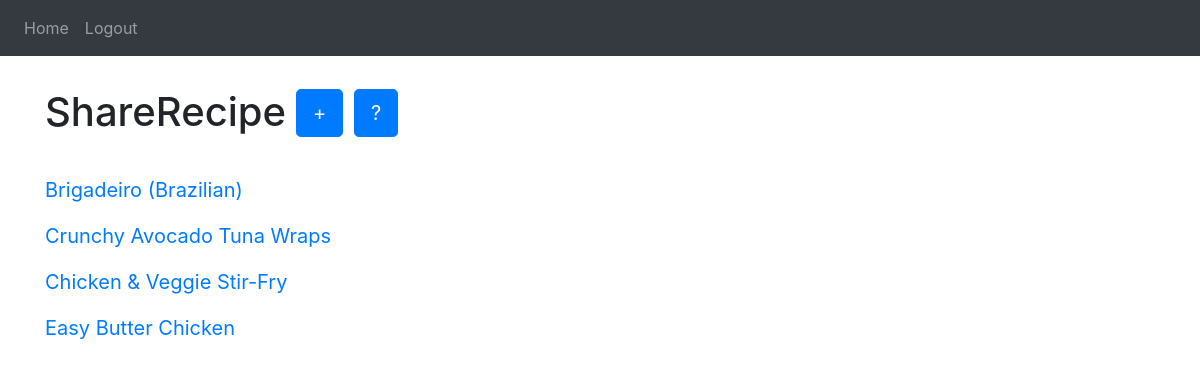
Screenshot of / (signed in) with the database file from the repository.
### website/models.py (models this page shows, shortened)
class Recipe(db.Model):
    id = db.Column(db.Integer, primary_key=True)  # unique identifier for the recipe
    instructions = db.Column(db.String(1000))    # instructions for cooking the recipe
    ingredients = db.Column(db.String(1000))     # ingredients required for the recipe
    title = db.Column(db.String(30))             # title of the recipe
    category = db.Column(db.String(30))          # category of the recipe
    user_id = db.Column(db.Integer, db.ForeignKey('user.id'), nullable=False) # foreign key to the User table
    author = db.relationship('User', backref=db.backref('my_recipes', lazy=True)) # relationship with the User class
    user = db.relationship('User', backref='recipes') # relationship with the User class

### website/views.py (the view)
@views.route('/')
@login_required
def home():
    recipes = Recipe.query.all()
    return render_template("home.html", user=current_user, recipes=recipes)

### website/__init__.py (called while the page is built)
def create_app():
    app = Flask(__name__)
    app.config["SECRET_KEY"] = 'andreivince'
    app.config["SQLALCHEMY_DATABASE_URI"] = f'sqlite:///{DB_NAME}'
    db.init_app(app)
    from .views import views
    from .auth import auth
    app.register_blueprint(views, url_prefix='/')
    app.register_blueprint(auth, url_prefix='/')
    from .models import User, Recipe
    create_database(app)
    login_manager = LoginManager()
    login_manager.login_view = 'auth.login'
    login_manager.init_app(app)
    @login_manager.user_loader
    def load_user(id):
        return User.query.get(int(id))
    return app

### website/templates/home.html (shortened to what this page needs)
<link rel="stylesheet" type="text/css" href="{{ url_for('static', filename='css/home.css') }}">
{% extends "base.html" %}
{% block content%}
        <div class="title_add">
            <h1 class="title_home">ShareRecipe<h1>
                <a href="{{ url_for('auth.create') }}" class="btn btn-primary btn-lg" role="button">+</a>
                <a href="{{ url_for('auth.search') }}" class="btn btn-primary btn-lg" role="button">?</a>
            </div>
        {% for recipe in recipes %}
        <a href="{{ url_for('views.recipe', recipe_id=recipe.id) }}" class="recipe-link">
            <p class="name_recipe">{{ recipe.title }}</p>
        </a>
        {% endfor %}
{% endblock %}

### website/templates/base.html (shortened to what this page needs)
<!DOCTYPE html>
<html>
  <head>
    <link rel="stylesheet" href="https://stackpath.bootstrapcdn.com/bootstrap/4.4.1/css/bootstrap.min.css"   />
    <link rel="stylesheet" href="https://stackpath.bootstrapcdn.com/font-awesome/4.7.0/css/font-awesome.min.css"/>
  </head>
  <body>
    <nav class="navbar navbar-expand-lg navbar-dark bg-dark">
        <div class="collapse navbar-collapse" id="navbar">
            <div class="navbar-nav">
                {% if user.is_authenticated %}
                <a class="nav-item nav-link" id="home" href="/">Home</a>
                <a class="nav-item nav-link" id="logout" href="/logout">Logout</a>
                {%else%}
                <a class="nav-item nav-link" id="about" href="/about">About Us</a>
                <a class="nav-item nav-link" id="login" href="/login">Login</a>
                <a class="nav-item nav-link" id="signIp" href="/sign-up">Sign Up</a>
                {%endif%}
            </div>
        </div>
    </nav>
    <div class="container">
        {% block content%}
        {% endblock %}
    </div>
  </body>
</html>

### website/static/css/home.css (style rules this page uses)
.title_add { padding-top: 30px; padding-bottom: 30px; display: flex; align-items: center; }
.title_home { margin-right: 10px; }
.name_recipe { font-size: 20px; }

### rows the page displays
Recipe: title "Brigadeiro (Brazilian)"
Recipe: title "Crunchy Avocado Tuna Wraps"
Recipe: title "Chicken & Veggie Stir-Fry"
Recipe: title "Easy Butter Chicken"
